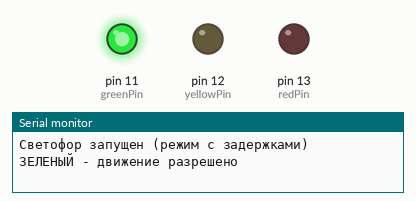
Simulated run of this sketch. Board: Arduino Uno, built with avr-gcc and run on an emulated ATmega328P. On the bench: output pins drawn as LEDs (lit = HIGH), the last lines printed to the serial monitor.

Above: at 1.0 s.
At 3.3 s:
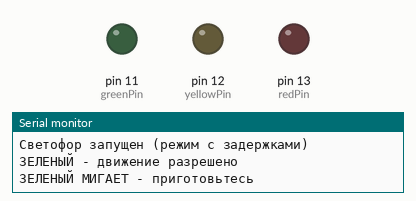
At 5.5 s:
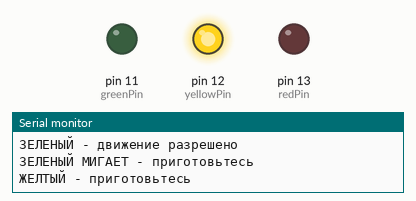
At 8.0 s:
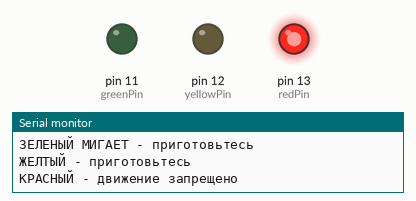
At 10.5 s:
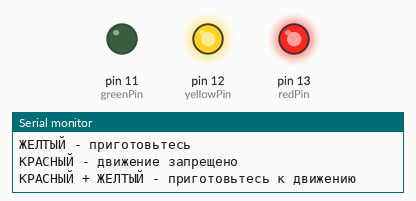
Timing chart, 0 to 14.3 s (numbered marks = the images above):
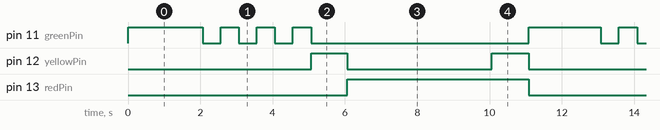

Measured:
- by itself, pin 11 (greenPin): repeats every 11.0 s: 3 × (LOW 0.50 s, HIGH 0.50 s), LOW 6.0 s, HIGH 2.0 s
- by itself, pin 12 (yellowPin): repeats every 11.0 s: LOW 4.0 s, HIGH 1.0 s, LOW 5.0 s, HIGH 1.0 s
- by itself, pin 13 (redPin): alternates HIGH for 5.0 s and LOW for 6.0 s

The sketch:

_______7_.ino
```cpp
const int redPin = 13;
const int yellowPin = 12;
const int greenPin = 11;

const int greenTime = 5000;
const int yellowTime = 1000;
const int redTime = 5000;
const int redYellowTime = 1000;

void setup() {

  pinMode(redPin, OUTPUT);
  pinMode(yellowPin, OUTPUT);
  pinMode(greenPin, OUTPUT);

  Serial.begin(9600);
  Serial.println("Светофор запущен (режим с задержками)");
}

void loop() {

  digitalWrite(greenPin, HIGH);
  digitalWrite(redPin, LOW);
  digitalWrite(yellowPin, LOW);
  Serial.println("ЗЕЛЕНЫЙ - движение разрешено");
  delay(greenTime - 3000);


  Serial.println("ЗЕЛЕНЫЙ МИГАЕТ - приготовьтесь");
  for (int i = 0; i < 6; i++) {
    digitalWrite(greenPin, !digitalRead(greenPin));
    delay(500);
  }

  digitalWrite(greenPin, LOW);
  digitalWrite(yellowPin, HIGH);
  Serial.println("ЖЕЛТЫЙ - приготовьтесь");
  delay(yellowTime);

  digitalWrite(yellowPin, LOW);
  digitalWrite(redPin, HIGH);
  Serial.println("КРАСНЫЙ - движение запрещено");
  delay(redTime - redYellowTime);
  digitalWrite(yellowPin, HIGH);
  Serial.println("КРАСНЫЙ + ЖЕЛТЫЙ - приготовьтесь к движению");
  delay(redYellowTime);

}
```
